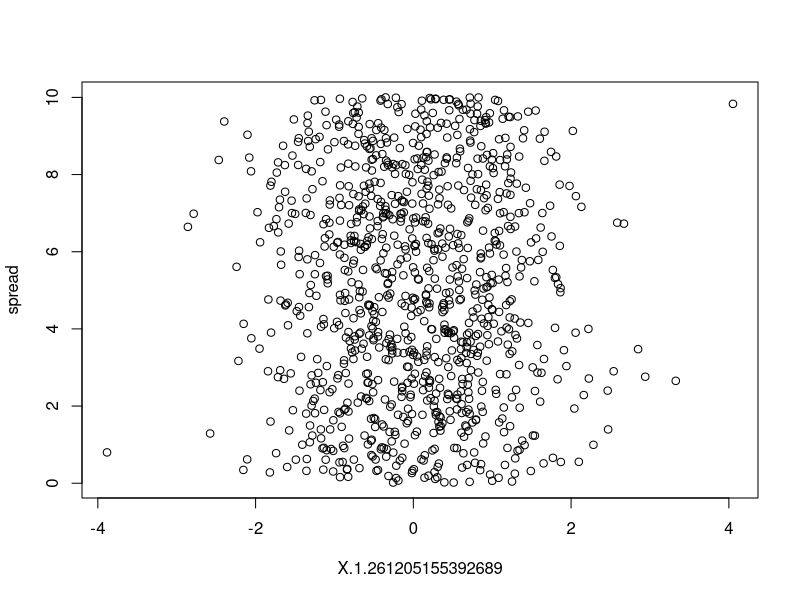
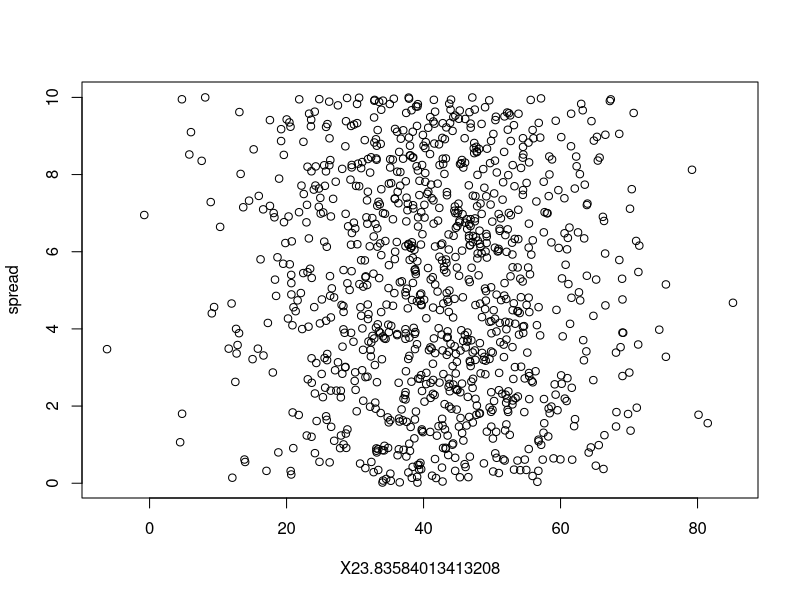
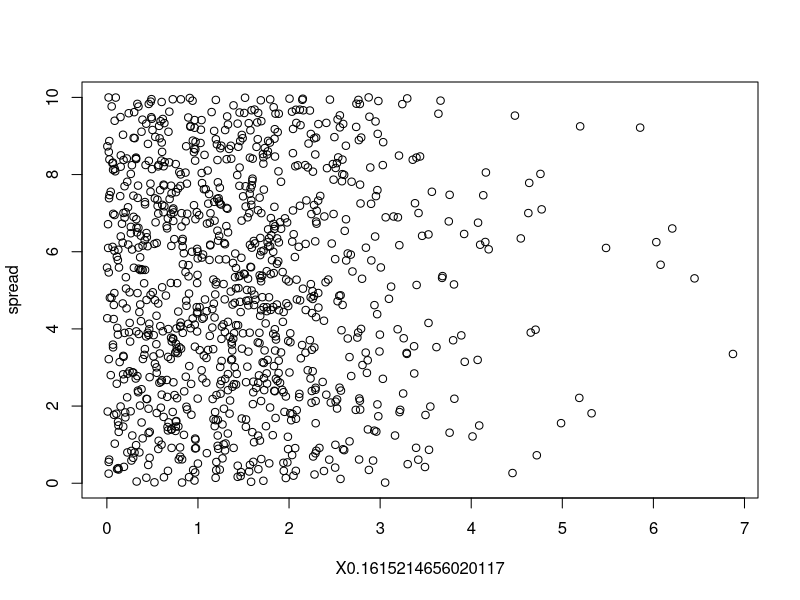

R code for these plots, in order:
## ---- chunk 1
norm_42_13 <- read.csv("normal_42_13.csv")
norm_std <- read.csv("normal.csv")
expo <- read.csv("exponential.csv")

spread <- runif(999, min=0, max = 10)

norm_42_13$spread <- spread
norm_std$spread <- spread
expo$spread <- spread

plot(norm_std)
plot(norm_42_13)
plot(expo)
